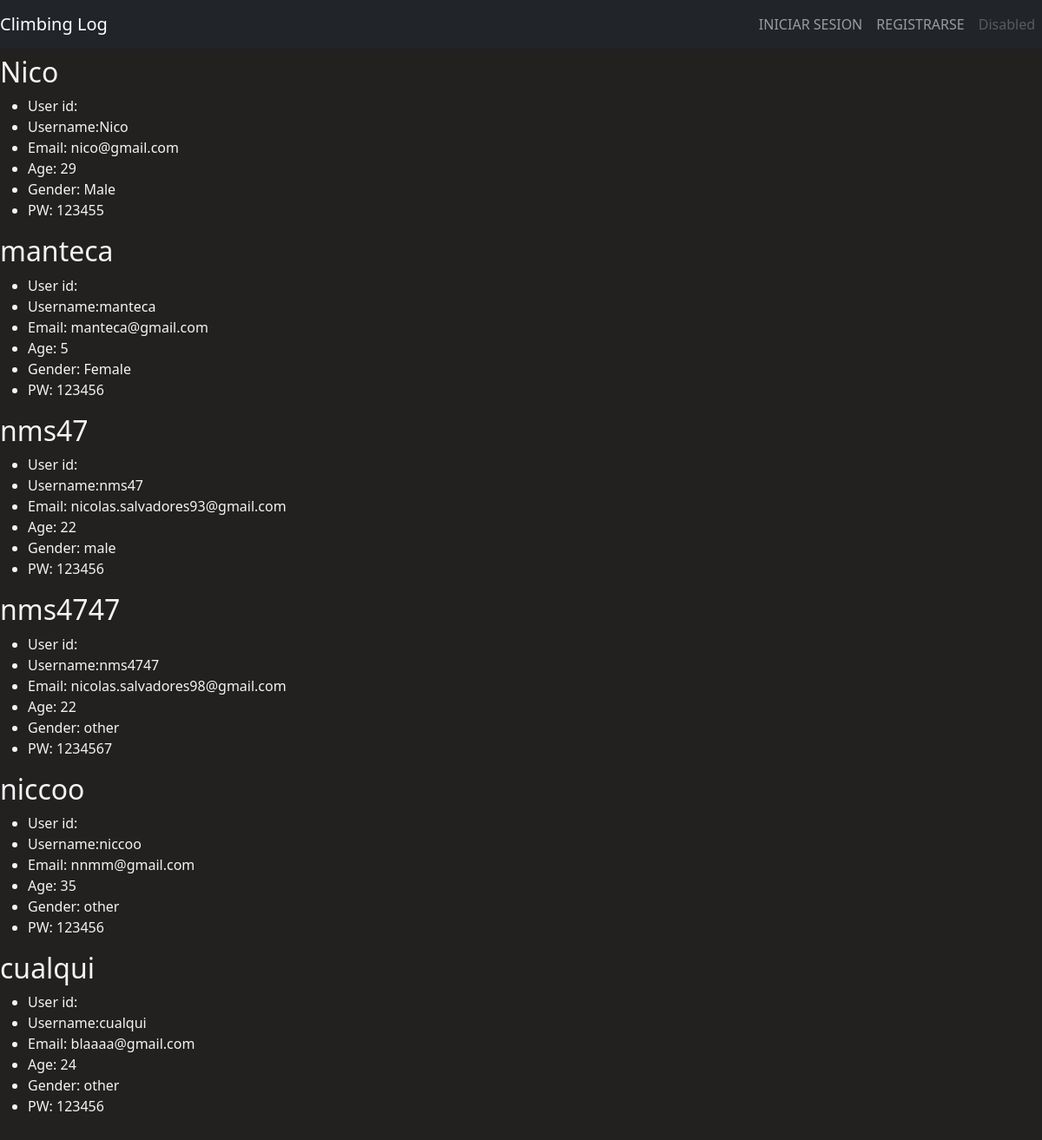
Screenshot of /users with the database file from the repository.
### climb_log_webapp/models.py (models this page shows, shortened)
class Users(models.Model):
    id = models.AutoField(primary_key=True, unique=True)
    username = models.CharField(max_length=20, unique=True)
    email = models.EmailField(max_length=30, unique=True, validators=[EmailValidator])
    age = models.PositiveSmallIntegerField(validators=[MinValueValidator(3) ,MaxValueValidator(100)])
    gender = models.CharField(max_length=10, choices=GENDERS)
    user_pw = models.CharField(max_length=100, validators=[MinLengthValidator(6)])
    creation_date = models.DateTimeField(auto_now=True)

### climb_log_webapp/views.py (the view)
# urls.py: path('users',views.users, name='users'),
def users(request):
    users = Users.objects.all()
    return render(request, 'climb_log_webapp_ES/users.html', {'users':users})

### climb_log_webapp/templates/climb_log_webapp_ES/users.html (shortened to what this page needs)
{% extends 'climb_log_webapp_ES/base.html' %}
{%load static%}
{%block css_files%}
<link rel="stylesheet" href="{% static 'climb_log_webapp/styles.css' %}">
{%endblock%}
{%block content%}
<main>
    {%for user in users%}
    <h2>{{user.username}} </h2>
    <ul>
        <li>User id:{{user.user_id}}</li>
        <li>Username:{{user.username}}</li>
        <li>Email: {{user.email}}</li>
        <li>Age: {{user.age}}</li>
        <li>Gender: {{user.gender}}</li>
        <li>PW: {{user.user_pw}}</li>
    </ul>
    {%endfor%}
</main>
{%endblock%}

### climb_log_webapp/static/climb_log_webapp/styles.css (style rules this page uses)
body { background-color: #232020; margin: 4rem auto ; color: #F4F4F4; }

### rows the page displays
Users: username "Nico", email "nico@gmail.com", age "29", gender "Male", user_pw "123455"
Users: username "manteca", email "manteca@gmail.com", age "5", gender "Female", user_pw "123456"
Users: username "nms47", email "nicolas.salvadores93@gmail.com", age "22", gender "male", user_pw "123456"
Users: username "nms4747", email "nicolas.salvadores98@gmail.com", age "22", gender "other", user_pw "1234567"
Users: username "niccoo", email "nnmm@gmail.com", age "35", gender "other", user_pw "123456"
Users: username "cualqui", email "blaaaa@gmail.com", age "24", gender "other", user_pw "123456"
